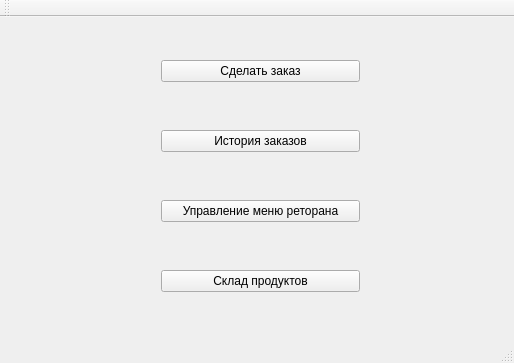
<?xml version="1.0" encoding="UTF-8"?>
<ui version="4.0">
 <class>MainWindow</class>
 <widget class="QMainWindow" name="MainWindow">
  <property name="geometry">
   <rect>
    <x>0</x>
    <y>0</y>
    <width>514</width>
    <height>363</height>
   </rect>
  </property>
  <property name="windowTitle">
   <string>Ресторан</string>
  </property>
  <widget class="QWidget" name="centralWidget">
   <widget class="QWidget" name="verticalLayoutWidget">
    <property name="geometry">
     <rect>
      <x>150</x>
      <y>-10</y>
      <width>221</width>
      <height>341</height>
     </rect>
    </property>
    <layout class="QVBoxLayout" name="verticalLayout">
     <item>
      <widget class="QPushButton" name="task_button">
       <property name="text">
        <string>Сделать заказ</string>
       </property>
      </widget>
     </item>
     <item>
      <widget class="QPushButton" name="history_button">
       <property name="text">
        <string>История заказов</string>
       </property>
      </widget>
     </item>
     <item>
      <widget class="QPushButton" name="setup_button">
       <property name="text">
        <string>Управление меню реторана</string>
       </property>
      </widget>
     </item>
     <item>
      <widget class="QPushButton" name="products_button">
       <property name="text">
        <string>Склад продуктов</string>
       </property>
      </widget>
     </item>
    </layout>
   </widget>
  </widget>
  <widget class="QMenuBar" name="menuBar">
   <property name="geometry">
    <rect>
     <x>0</x>
     <y>0</y>
     <width>514</width>
     <height>22</height>
    </rect>
   </property>
  </widget>
  <widget class="QToolBar" name="mainToolBar">
   <attribute name="toolBarArea">
    <enum>TopToolBarArea</enum>
   </attribute>
   <attribute name="toolBarBreak">
    <bool>false</bool>
   </attribute>
  </widget>
  <widget class="QStatusBar" name="statusBar"/>
 </widget>
 <layoutdefault spacing="6" margin="11"/>
 <resources/>
 <connections/>
</ui>
